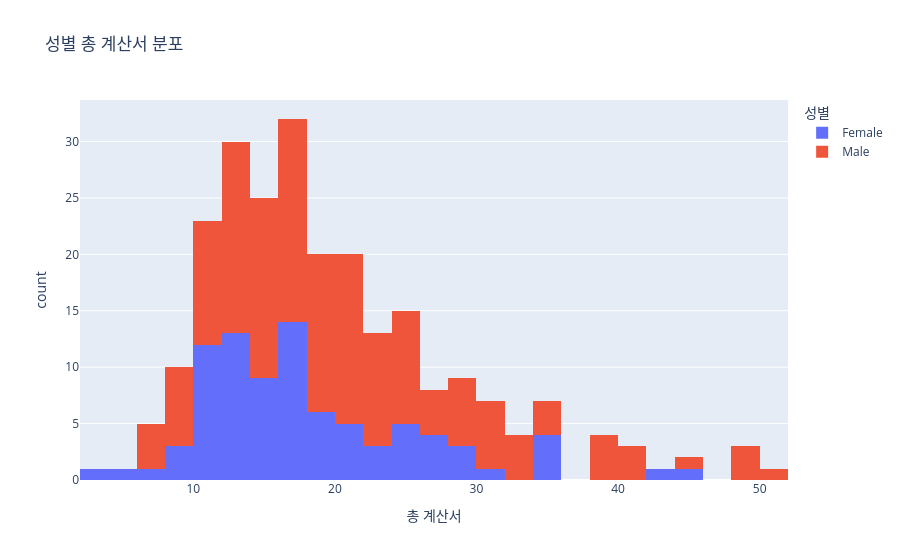

Notebook cell for this chart:
### Code cell
# px.histogram

fig = px.histogram(df_tips, x="total_bill",
                   color="sex",
                   nbins=30,
                   # histnorm="probability",
                   title="성별 총 계산서 분포",
                   # hover_data=["smoker"], 
                   # histogram은 개별 데이터 포인트가 아니라 bin으로 집계된 데이터를 표시하기 때문에 표시 안됨
                   labels={"total_bill": "총 계산서", "sex": "성별"})

# hover에 표시되는 대상은 데이터프레임 컬럼을 전달받는 인자: x, color
# y는 넘겨주지 않았지만 histnorm의 값이 표시
# title, labels, nbins, histnorm — 차트의 표현 방식을 바꾸는 인자 → hover에 미표시

# histnorm의 값
# None                      기본값, bin 안의 데이터 개수(count) 표시
# "percent"                 전체 대비 각 bin의 비율을 % 로 표시
# "probability"             전체 대비 각 bin의 비율을 0~1 사이 값으로 표시
# "density"                 bin의 크기로 나눈 밀도값 표시
# "probability density"     모든 bin의 넓이 합이 1이 되도록 정규화
fig.show()

### Figure 1 — Plotly figure (JSON) as saved in the notebook; plotly's stock layout.template omitted (floating-point values rounded to 4 significant figures; data arrays with more than 128 entries replaced by an {"elided": "..."} marker saying what was removed)
{"data": [{"bingroup": "x", "hovertemplate": "성별=Female<br>총 계산서=%{x}<br>count=%{y}<extra></extra>", "legendgroup": "Female", "marker": {"color": "#636efa", "pattern": {"shape": ""}}, "name": "Female", "nbinsx": 30, "orientation": "v", "showlegend": true, "type": "histogram", "x": [16.99, 24.59, 35.26, 14.83, 10.33, 16.97, 20.29, 15.77, 19.65, 15.06, 20.69, 16.93, 10.29, 34.81, 26.41, 16.45, 3.07, 17.07, 26.86, 25.28, 14.73, 10.07, 34.83, 5.75, 16.32, 22.75, 11.35, 15.38, 44.3, 22.42, 20.92, 14.31, 7.25, 25.71, 17.31, 10.65, 12.43, 24.08, 13.42, 12.48, 29.8, 14.52, 11.38, 20.27, 11.17, 12.26, 18.26, 8.51, 10.33, 14.15, 13.16, 17.47, 27.05, 16.43, 8.35, 18.64, 11.87, 29.85, 25.0, 13.39, 16.21, 17.51, 10.59, 10.63, 9.6, 20.9, 18.15, 19.81, 43.11, 13.0, 12.74, 13.0, 16.4, 16.47, 12.76, 13.27, 28.17, 12.9, 30.14, 13.42, 15.98, 16.27, 10.09, 22.12, 35.83, 27.18, 18.78], "xaxis": "x", "yaxis": "y"}, {"bingroup": "x", "hovertemplate": "성별=Male<br>총 계산서=%{x}<br>count=%{y}<extra></extra>", "legendgroup": "Male", "marker": {"color": "#EF553B", "pattern": {"shape": ""}}, "name": "Male", "nbinsx": 30, "orientation": "v", "showlegend": true, "type": "histogram", "x": {"elided": "157 float values"}, "xaxis": "x", "yaxis": "y"}], "layout": {"barmode": "relative", "legend": {"title": {"text": "성별"}, "tracegroupgap": 0}, "title": {"text": "성별 총 계산서 분포"}, "xaxis": {"anchor": "y", "domain": [0, 1], "title": {"text": "총 계산서"}}, "yaxis": {"anchor": "x", "domain": [0, 1], "title": {"text": "count"}}}}
